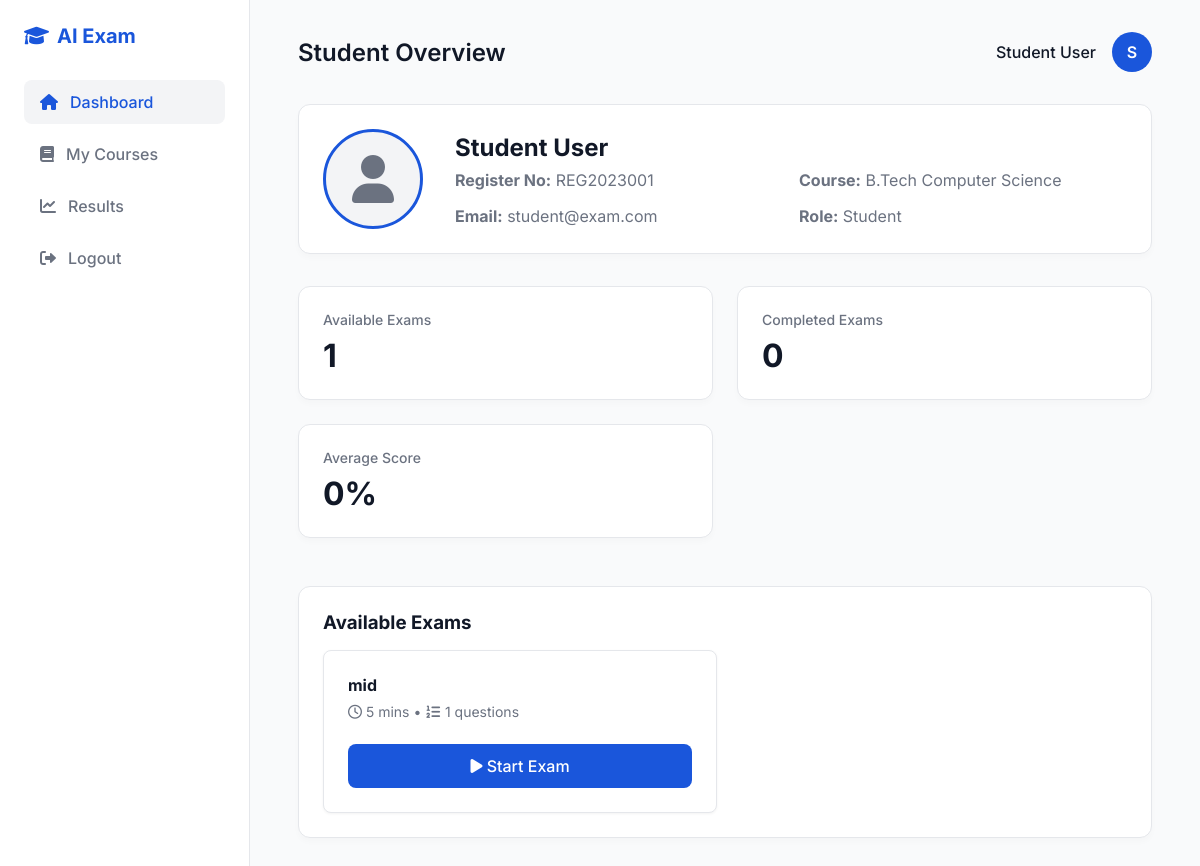
/student/dashboard (signed in), run on an earlier commit of the app's database.
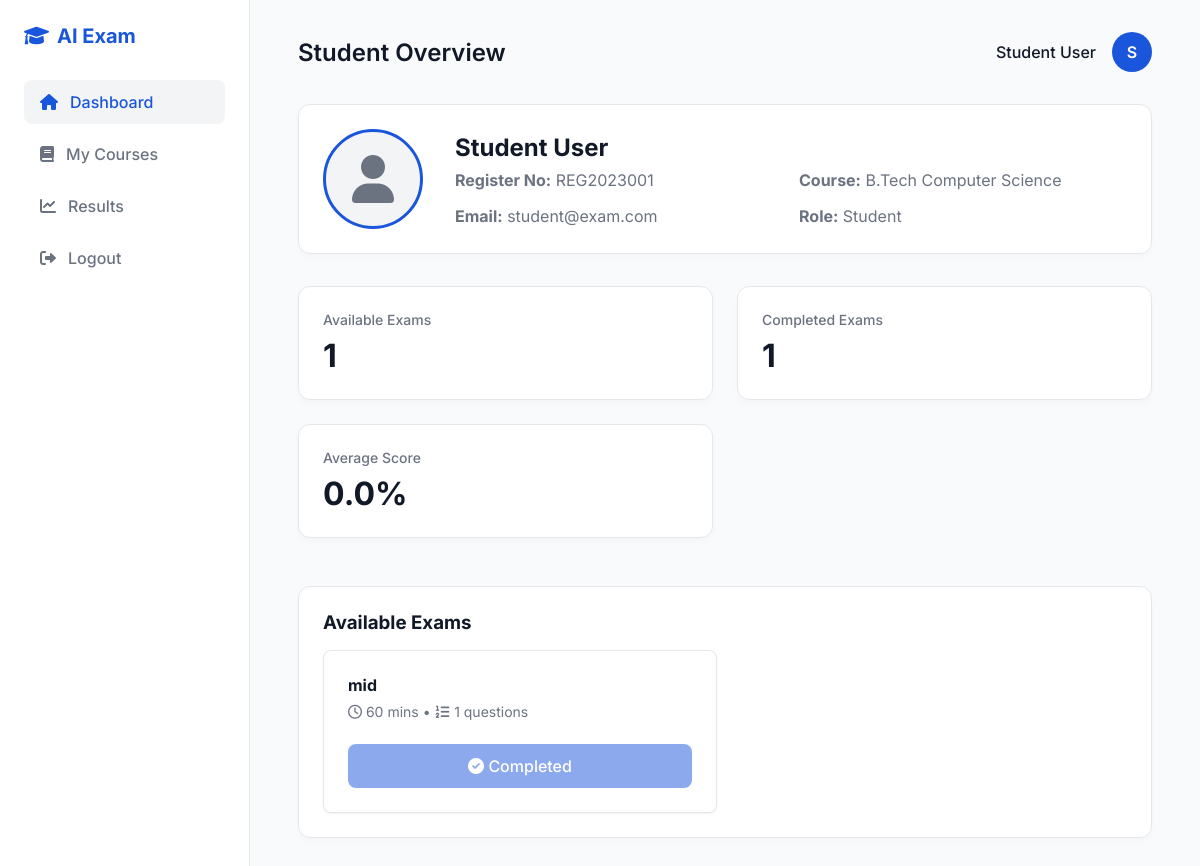
And on a later commit of the database.
### tables this page shows
CREATE TABLE exams (
            id INTEGER PRIMARY KEY AUTOINCREMENT,
            exam_name TEXT NOT NULL,
            duration INTEGER NOT NULL,
            created_date DATETIME DEFAULT CURRENT_TIMESTAMP,
            created_by INTEGER NOT NULL,
            FOREIGN KEY (created_by) REFERENCES users (id)
        );

### app.py (the view)
@app.route('/student/dashboard')
def student_dashboard():
    if session.get('role') != 'student':
        return redirect(url_for('login'))
    conn = get_db_connection()
    student = conn.execute('SELECT * FROM users WHERE id = ?', (session['user_id'],)).fetchone()
    exams = conn.execute('''
        SELECT e.*,
               (SELECT COUNT(*) FROM questions q WHERE q.exam_id = e.id) as question_count
        FROM exams e
    ''').fetchall()
    results = conn.execute('SELECT * FROM results WHERE register_number = ?', (student['register_number'],)).fetchall()
    conn.close()
    return render_template('student_dashboard.html', student=student, exams=exams, results=results)

### app.py (called while the page is built)
def get_db_connection():
    conn = sqlite3.connect(DATABASE)
    conn.row_factory = sqlite3.Row
    return conn

### templates/student_dashboard.html (shortened to what the changed rows need)
<!DOCTYPE html>
<html lang="en">
<head>
    <link rel="stylesheet" href="{{ url_for('static', filename='style.css') }}">
    <link href="https://cdnjs.cloudflare.com/ajax/libs/font-awesome/6.0.0/css/all.min.css" rel="stylesheet">
</head>
<body>
    <div class="dashboard-layout">
        <main class="main-content">
            <div class="stat-card" style="margin-bottom: 2rem; display: flex; align-items: center; gap: 2rem;">
                <div style="flex: 1;">
                    <h2 style="margin-bottom: 0.5rem; font-size: 1.5rem;">{{ student.name }}</h2>
                </div>
            </div>
            <div class="dashboard-grid">
                <div class="stat-card">
                    <div class="stat-title">Completed Exams</div>
                    <div class="stat-value">{{ results|length }}</div>
                </div>
                <div class="stat-card">
                    <div class="stat-title">Average Score</div>
                    <div class="stat-value">
                        {% if results %}
                            {% set total_marks = [] %}
                            {{ (total_marks | sum / total_marks | length) | round(1) }}%
                        {% else %}
                            0%
                        {% endif %}
                    </div>
                </div>
            </div>
            <div class="stat-card" style="margin-top: 1rem;">
                {% if exams %}
                    <div style="display: grid; grid-template-columns: repeat(auto-fill, minmax(300px, 1fr)); gap: 1rem;">
                    {% for exam in exams %}
                        {% set ns = namespace(completed=false) %}
                        {% for r in results %}
                            {% if r.exam_name == exam.exam_name %}
                                {% set ns.completed = true %}
                            {% endif %}
                        {% endfor %}
                        <div style="padding: 1.5rem; border: 1px solid var(--border); border-radius: 8px; background: #fff; box-shadow: 0 1px 3px rgba(0,0,0,0.05);">
                            <h4 style="margin-bottom: 0.5rem; color: var(--text-main);">{{ exam.exam_name }}</h4>
                            <p style="color: var(--text-muted); font-size: 0.875rem; margin-bottom: 1.5rem;">
                                <i class="far fa-clock"></i> {{ exam.duration }} mins • <i class="fas fa-list-ol"></i> {{ exam.question_count }} questions
                            </p>
                            {% if ns.completed %}
                                <button class="btn-primary" disabled style="width: 100%; opacity: 0.5; cursor: not-allowed;"><i class="fas fa-check-circle"></i> Completed</button>
                            {% else %}
                                <a href="{{ url_for('exam_page', exam_id=exam.id) }}" class="btn-primary" style="text-decoration: none; width: 100%; display: block; text-align: center;"><i class="fas fa-play"></i> Start Exam</a>
                            {% endif %}
                        </div>
                    {% endfor %}
                    </div>
                {% else %}
                    <div style="padding: 2rem; border: 1px dashed var(--border); border-radius: 8px; text-align: center; color: var(--text-muted);">
                        No exams available yet.
                    </div>
                {% endif %}
        </main>
    </div>
</body>
</html>

What changed in the data, as far as the page shows it:
changed exams "mid": duration "5" → "60"; text "Start Exam" → "Completed"
Also different on the page:
{{ results|length }}: "0" → "1"
{{ (total_marks | sum / total_marks | length) | round(1) }}: (not shown) → "0.0"
text no longer shown: "0%"
